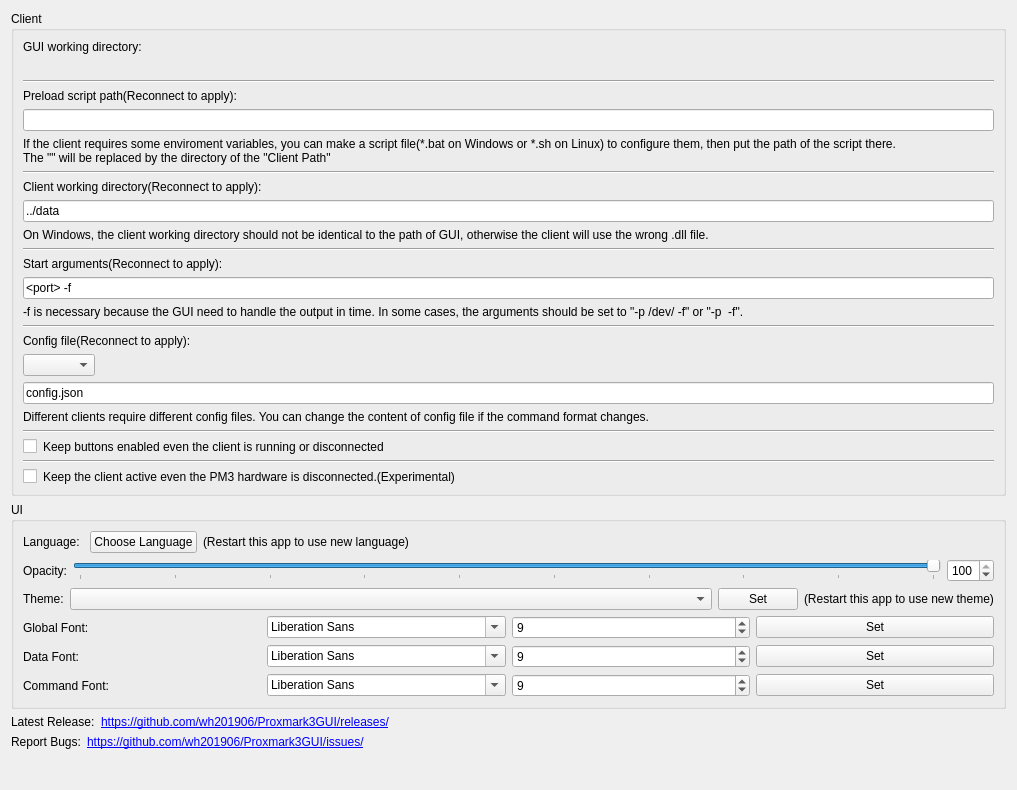
          <widget class="QWidget" name="Set_scrollAreaWidgetContents">
           <property name="geometry">
            <rect>
             <x>0</x>
             <y>0</y>
             <width>1017</width>
             <height>790</height>
            </rect>
           </property>
           <layout class="QHBoxLayout" name="horizontalLayout_36">
            <property name="spacing">
             <number>0</number>
            </property>
            <item>
             <layout class="QVBoxLayout" name="verticalLayout_12">
              <property name="spacing">
               <number>6</number>
              </property>
              <item>
               <widget class="QGroupBox" name="Set_clientGroupBox">
                <property name="title">
                 <string>Client</string>
                </property>
                <layout class="QVBoxLayout" name="verticalLayout_10">
                 <item>
                  <widget class="QLabel" name="label_65">
                   <property name="text">
                    <string>GUI working directory:</string>
                   </property>
                  </widget>
                 </item>
                 <item>
                  <widget class="QLabel" name="Set_Client_GUIWorkingDirLabel">
                   <property name="textInteractionFlags">
                    <set>Qt::LinksAccessibleByMouse|Qt::TextSelectableByMouse</set>
                   </property>
                  </widget>
                 </item>
                 <item>
                  <widget class="Line" name="line_9">
                   <property name="orientation">
                    <enum>Qt::Horizontal</enum>
                   </property>
                  </widget>
                 </item>
                 <item>
                  <widget class="QLabel" name="label_11">
                   <property name="text">
                    <string>Preload script path(Reconnect to apply):</string>
                   </property>
                  </widget>
                 </item>
                 <item>
                  <widget class="QLineEdit" name="Set_Client_envScriptEdit">
                   <property name="text">
                    <string/>
                   </property>
                  </widget>
                 </item>
                 <item>
                  <widget class="QLabel" name="label_13">
                   <property name="text">
                    <string>If the client requires some enviroment variables, you can make a script file(*.bat on Windows or *.sh on Linux) to configure them, then put the path of the script there.
The &quot;&lt;client dir&gt;&quot; will be replaced by the directory of the &quot;Client Path&quot;</string>
                   </property>
                   <property name="wordWrap">
                    <bool>true</bool>
                   </property>
                  </widget>
                 </item>
                 <item>
                  <widget class="Line" name="line_4">
                   <property name="orientation">
                    <enum>Qt::Horizontal</enum>
                   </property>
                  </widget>
                 </item>
                 <item>
                  <widget class="QLabel" name="label_19">
                   <property name="text">
                    <string>Client working directory(Reconnect to apply):</string>
                   </property>
                  </widget>
                 </item>
                 <item>
                  <widget class="QLineEdit" name="Set_Client_workingDirEdit">
                   <property name="text">
                    <string>../data</string>
                   </property>
                  </widget>
                 </item>
                 <item>
                  <widget class="QLabel" name="label_20">
                   <property name="text">
                    <string>On Windows, the client working directory should not be identical to the path of GUI, otherwise the client will use the wrong .dll file.</string>
                   </property>
                   <property name="wordWrap">
                    <bool>true</bool>
                   </property>
                  </widget>
                 </item>
                 <item>
                  <widget class="Line" name="line">
                   <property name="orientation">
                    <enum>Qt::Horizontal</enum>
                   </property>
                  </widget>
                 </item>
                 <item>
                  <widget class="QLabel" name="label_12">
                   <property name="text">
                    <string>Start arguments(Reconnect to apply):</string>
                   </property>
                  </widget>
                 </item>
                 <item>
                  <widget class="QLineEdit" name="Set_Client_startArgsEdit">
                   <property name="text">
                    <string>&lt;port&gt; -f</string>
                   </property>
                  </widget>
                 </item>
                 <item>
                  <widget class="QLabel" name="label_14">
                   <property name="text">
                    <string>-f is necessary because the GUI need to handle the output in time. In some cases, the arguments should be set to &quot;-p /dev/&lt;port&gt; -f&quot; or &quot;-p &lt;port&gt; -f&quot;.</string>
                   </property>
                   <property name="wordWrap">
                    <bool>true</bool>
                   </property>
                  </widget>
                 </item>
                 <item>
                  <widget class="Line" name="line_2">
                   <property name="orientation">
                    <enum>Qt::Horizontal</enum>
                   </property>
                  </widget>
                 </item>
                 <item>
                  <widget class="QLabel" name="label_63">
                   <property name="text">
                    <string>Config file(Reconnect to apply):</string>
                   </property>
                  </widget>
                 </item>
                 <item>
                  <layout class="QHBoxLayout" name="horizontalLayout_15">
                   <item>
                    <widget class="QComboBox" name="Set_Client_configFileBox">
                     <property name="sizeAdjustPolicy">
                      <enum>QComboBox::AdjustToContents</enum>
                     </property>
                    </widget>
                   </item>
                   <item>
                    <spacer name="horizontalSpacer_13">
                     <property name="orientation">
                      <enum>Qt::Horizontal</enum>
                     </property>
                     <property name="sizeHint" stdset="0">
                      <size>
                       <width>40</width>
                       <height>20</height>
                      </size>
                     </property>
                    </spacer>
                   </item>
                  </layout>
                 </item>
                 <item>
                  <widget class="QLineEdit" name="Set_Client_configPathEdit">
                   <property name="text">
                    <string>config.json</string>
                   </property>
                  </widget>
                 </item>
                 <item>
                  <widget class="QLabel" name="label_64">
                   <property name="text">
                    <string>Different clients require different config files. You can change the content of config file if the command format changes.</string>
                   </property>
                   <property name="wordWrap">
                    <bool>true</bool>
                   </property>
                  </widget>
                 </item>
                 <item>
                  <widget class="Line" name="line_8">
                   <property name="orientation">
                    <enum>Qt::Horizontal</enum>
                   </property>
                  </widget>
                 </item>
                 <item>
                  <layout class="QHBoxLayout" name="horizontalLayout_16">
                   <item>
                    <widget class="QCheckBox" name="Set_Client_forceEnabledBox">
                     <property name="sizePolicy">
                      <sizepolicy hsizetype="Minimum" vsizetype="Fixed">
                       <horstretch>0</horstretch>
                       <verstretch>0</verstretch>
                      </sizepolicy>
                     </property>
                     <property name="minimumSize">
                      <size>
                       <width>0</width>
                       <height>0</height>
                      </size>
                     </property>
                     <property name="text">
                      <string/>
                     </property>
                    </widget>
                   </item>
                   <item>
                    <widget class="QLabel" name="label_15">
                     <property name="sizePolicy">
                      <sizepolicy hsizetype="Expanding" vsizetype="Preferred">
                       <horstretch>0</horstretch>
                       <verstretch>0</verstretch>
                      </sizepolicy>
                     </property>
                     <property name="text">
                      <string>Keep buttons enabled even the client is running or disconnected</string>
                     </property>
                     <property name="wordWrap">
                      <bool>true</bool>
                     </property>
                    </widget>
                   </item>
                  </layout>
                 </item>
                 <item>
                  <widget class="Line" name="line_3">
                   <property name="orientation">
                    <enum>Qt::Horizontal</enum>
                   </property>
                  </widget>
                 </item>
                 <item>
                  <layout class="QHBoxLayout" name="horizontalLayout_18">
                   <item>
                    <widget class="QCheckBox" name="Set_Client_keepClientActiveBox">
                     <property name="sizePolicy">
                      <sizepolicy hsizetype="Minimum" vsizetype="Fixed">
                       <horstretch>0</horstretch>
                       <verstretch>0</verstretch>
                      </sizepolicy>
                     </property>
                     <property name="minimumSize">
                      <size>
                       <width>0</width>
                       <height>0</height>
                      </size>
                     </property>
                     <property name="text">
                      <string/>
                     </property>
                    </widget>
                   </item>
                   <item>
                    <widget class="QLabel" name="label_21">
                     <property name="sizePolicy">
                      <sizepolicy hsizetype="Expanding" vsizetype="Preferred">
                       <horstretch>0</horstretch>
                       <verstretch>0</verstretch>
                      </sizepolicy>
                     </property>
                     <property name="text">
                      <string>Keep the client active even the PM3 hardware is disconnected.(Experimental)</string>
                     </property>
                     <property name="wordWrap">
                      <bool>true</bool>
                     </property>
                    </widget>
                   </item>
                  </layout>
                 </item>
                </layout>
               </widget>
              </item>
              <item>
               <widget class="QGroupBox" name="groupBox_2">
                <property name="title">
                 <string>UI</string>
                </property>
                <layout class="QVBoxLayout" name="verticalLayout_11">
                 <item>
                  <layout class="QHBoxLayout" name="horizontalLayout_17">
                   <item>
                    <widget class="QLabel" name="label_16">
                     <property name="text">
                      <string>Language: </string>
                     </property>
                    </widget>
                   </item>
                   <item>
                    <widget class="QPushButton" name="Set_UI_setLanguageButton">
                     <property name="text">
                      <string>Choose Language</string>
                     </property>
                    </widget>
                   </item>
                   <item>
                    <widget class="QLabel" name="label_17">
                     <property name="text">
                      <string>(Restart this app to use new language)</string>
                     </property>
                    </widget>
                   </item>
                   <item>
                    <spacer name="horizontalSpacer_9">
                     <property name="orientation">
                      <enum>Qt::Horizontal</enum>
                     </property>
                     <property name="sizeHint" stdset="0">
                      <size>
                       <width>0</width>
                       <height>0</height>
                      </size>
                     </property>
                    </spacer>
                   </item>
                  </layout>
                 </item>
                 <item>
                  <widget class="QWidget" name="opacityWidget" native="true">
                   <layout class="QHBoxLayout" name="horizontalLayout_31">
                    <property name="leftMargin">
                     <number>0</number>
                    </property>
                    <property name="topMargin">
                     <number>0</number>
                    </property>
                    <property name="rightMargin">
                     <number>0</number>
                    </property>
                    <property name="bottomMargin">
                     <number>0</number>
                    </property>
                    <item>
                     <widget class="QLabel" name="label_70">
                      <property name="text">
                       <string>Opacity:</string>
                      </property>
                     </widget>
                    </item>
                    <item>
                     <widget class="QSlider" name="Set_UI_Opacity_slider">
                      <property name="minimum">
                       <number>10</number>
                      </property>
                      <property name="maximum">
                       <number>100</number>
                      </property>
                      <property name="value">
                       <number>100</number>
                      </property>
                      <property name="orientation">
                       <enum>Qt::Horizontal</enum>
                      </property>
                      <property name="tickPosition">
                       <enum>QSlider::TicksBelow</enum>
                      </property>
                     </widget>
                    </item>
                    <item>
                     <widget class="QSpinBox" name="Set_UI_Opacity_Box">
                      <property name="minimum">
                       <number>10</number>
                      </property>
                      <property name="maximum">
                       <number>100</number>
                      </property>
                      <property name="value">
                       <number>100</number>
                      </property>
                     </widget>
                    </item>
                   </layout>
                  </widget>
                 </item>
                 <item>
                  <layout class="QHBoxLayout" name="horizontalLayout_32">
                   <item>
                    <widget class="QLabel" name="label_71">
                     <property name="text">
                      <string>Theme:</string>
                     </property>
                    </widget>
                   </item>
                   <item>
                    <widget class="QComboBox" name="Set_UI_Theme_nameBox">
                     <property name="sizePolicy">
                      <sizepolicy hsizetype="Expanding" vsizetype="Fixed">
                       <horstretch>0</horstretch>
                       <verstretch>0</verstretch>
                      </sizepolicy>
                     </property>
                    </widget>
                   </item>
                   <item>
                    <widget class="QPushButton" name="Set_UI_Theme_setButton">
                     <property name="text">
                      <string>Set</string>
                     </property>
                    </widget>
                   </item>
                   <item>
                    <widget class="QLabel" name="Set_UI_themeRestartLabel">
                     <property name="text">
                      <string>(Restart this app to use new theme)</string>
                     </property>
                    </widget>
                   </item>
                  </layout>
                 </item>
                 <item>
                  <layout class="QHBoxLayout" name="horizontalLayout_33">
                   <item>
                    <widget class="QLabel" name="label_72">
                     <property name="text">
                      <string>Global Font:</string>
                     </property>
                    </widget>
                   </item>
                   <item>
                    <widget class="QFontComboBox" name="Set_UI_Font_nameBox"/>
                   </item>
                   <item>
                    <widget class="QSpinBox" name="Set_UI_Font_sizeBox">
                     <property name="minimum">
                      <number>1</number>
                     </property>
                     <property name="maximum">
                      <number>65535</number>
                     </property>
                     <property name="value">
                      <number>9</number>
                     </property>
                    </widget>
                   </item>
                   <item>
                    <widget class="QPushButton" name="Set_UI_Font_setButton">
                     <property name="text">
                      <string>Set</string>
                     </property>
                    </widget>
                   </item>
                  </layout>
                 </item>
                 <item>
                  <layout class="QHBoxLayout" name="horizontalLayout_34">
                   <item>
                    <widget class="QLabel" name="label_73">
                     <property name="text">
                      <string>Data Font:</string>
                     </property>
                    </widget>
                   </item>
                   <item>
                    <widget class="QFontComboBox" name="Set_UI_DataFont_nameBox"/>
                   </item>
                   <item>
                    <widget class="QSpinBox" name="Set_UI_DataFont_sizeBox">
                     <property name="minimum">
                      <number>1</number>
                     </property>
                     <property name="maximum">
                      <number>65535</number>
                     </property>
                     <property name="value">
                      <number>9</number>
                     </property>
                    </widget>
                   </item>
                   <item>
                    <widget class="QPushButton" name="Set_UI_DataFont_setButton">
                     <property name="text">
                      <string>Set</string>
                     </property>
                    </widget>
                   </item>
                  </layout>
                 </item>
                 <item>
                  <layout class="QHBoxLayout" name="horizontalLayout_35">
                   <item>
                    <widget class="QLabel" name="label_74">
                     <property name="text">
                      <string>Command Font:</string>
                     </property>
                    </widget>
                   </item>
                   <item>
                    <widget class="QFontComboBox" name="Set_UI_CMDFont_nameBox"/>
                   </item>
                   <item>
                    <widget class="QSpinBox" name="Set_UI_CMDFont_sizeBox">
                     <property name="minimum">
                      <number>1</number>
                     </property>
                     <property name="maximum">
                      <number>65535</number>
                     </property>
                     <property name="value">
                      <number>9</number>
                     </property>
                    </widget>
                   </item>
                   <item>
                    <widget class="QPushButton" name="Set_UI_CMDFont_setButton">
                     <property name="text">
                      <string>Set</string>
                     </property>
                    </widget>
                   </item>
                  </layout>
                 </item>
                </layout>
               </widget>
              </item>
              <item>
               <layout class="QHBoxLayout" name="horizontalLayout_29">
                <item>
                 <widget class="QLabel" name="label_66">
                  <property name="text">
                   <string>Latest Release:</string>
                  </property>
                 </widget>
                </item>
                <item>
                 <widget class="QLabel" name="label_67">
                  <property name="sizePolicy">
                   <sizepolicy hsizetype="Expanding" vsizetype="Preferred">
                    <horstretch>0</horstretch>
                    <verstretch>0</verstretch>
                   </sizepolicy>
                  </property>
                  <property name="text">
                   <string notr="true">&lt;html&gt;&lt;head/&gt;&lt;body&gt;&lt;p&gt;&lt;a href=&quot;https://github.com/wh201906/Proxmark3GUI/releases/&quot;&gt;&lt;span style=&quot; text-decoration: underline; color:#0000ff;&quot;&gt;https://github.com/wh201906/Proxmark3GUI/releases/&lt;/span&gt;&lt;/a&gt;&lt;/p&gt;&lt;/body&gt;&lt;/html&gt;</string>
                  </property>
                  <property name="openExternalLinks">
                   <bool>true</bool>
                  </property>
                  <property name="textInteractionFlags">
                   <set>Qt::TextBrowserInteraction</set>
                  </property>
                 </widget>
                </item>
               </layout>
              </item>
              <item>
               <layout class="QHBoxLayout" name="horizontalLayout_30">
                <item>
                 <widget class="QLabel" name="label_68">
                  <property name="text">
                   <string>Report Bugs:</string>
                  </property>
                 </widget>
                </item>
                <item>
                 <widget class="QLabel" name="label_69">
                  <property name="sizePolicy">
                   <sizepolicy hsizetype="Expanding" vsizetype="Preferred">
                    <horstretch>0</horstretch>
                    <verstretch>0</verstretch>
                   </sizepolicy>
                  </property>
                  <property name="text">
                   <string notr="true">&lt;html&gt;&lt;head/&gt;&lt;body&gt;&lt;p&gt;&lt;a href=&quot;https://github.com/wh201906/Proxmark3GUI/issues/&quot;&gt;&lt;span style=&quot; text-decoration: underline; color:#0000ff;&quot;&gt;https://github.com/wh201906/Proxmark3GUI/issues/&lt;/span&gt;&lt;/a&gt;&lt;/p&gt;&lt;/body&gt;&lt;/html&gt;</string>
                  </property>
                  <property name="openExternalLinks">
                   <bool>true</bool>
                  </property>
                  <property name="textInteractionFlags">
                   <set>Qt::TextBrowserInteraction</set>
                  </property>
                 </widget>
                </item>
               </layout>
              </item>
              <item>
               <spacer name="verticalSpacer_5">
                <property name="orientation">
                 <enum>Qt::Vertical</enum>
                </property>
                <property name="sizeHint" stdset="0">
                 <size>
                  <width>0</width>
                  <height>0</height>
                 </size>
                </property>
               </spacer>
              </item>
             </layout>
            </item>
            <item>
             <spacer name="horizontalSpacer_10">
              <property name="orientation">
               <enum>Qt::Horizontal</enum>
              </property>
              <property name="sizeType">
               <enum>QSizePolicy::Minimum</enum>
              </property>
              <property name="sizeHint" stdset="0">
               <size>
                <width>0</width>
                <height>0</height>
               </size>
              </property>
             </spacer>
            </item>
           </layout>
          </widget>
